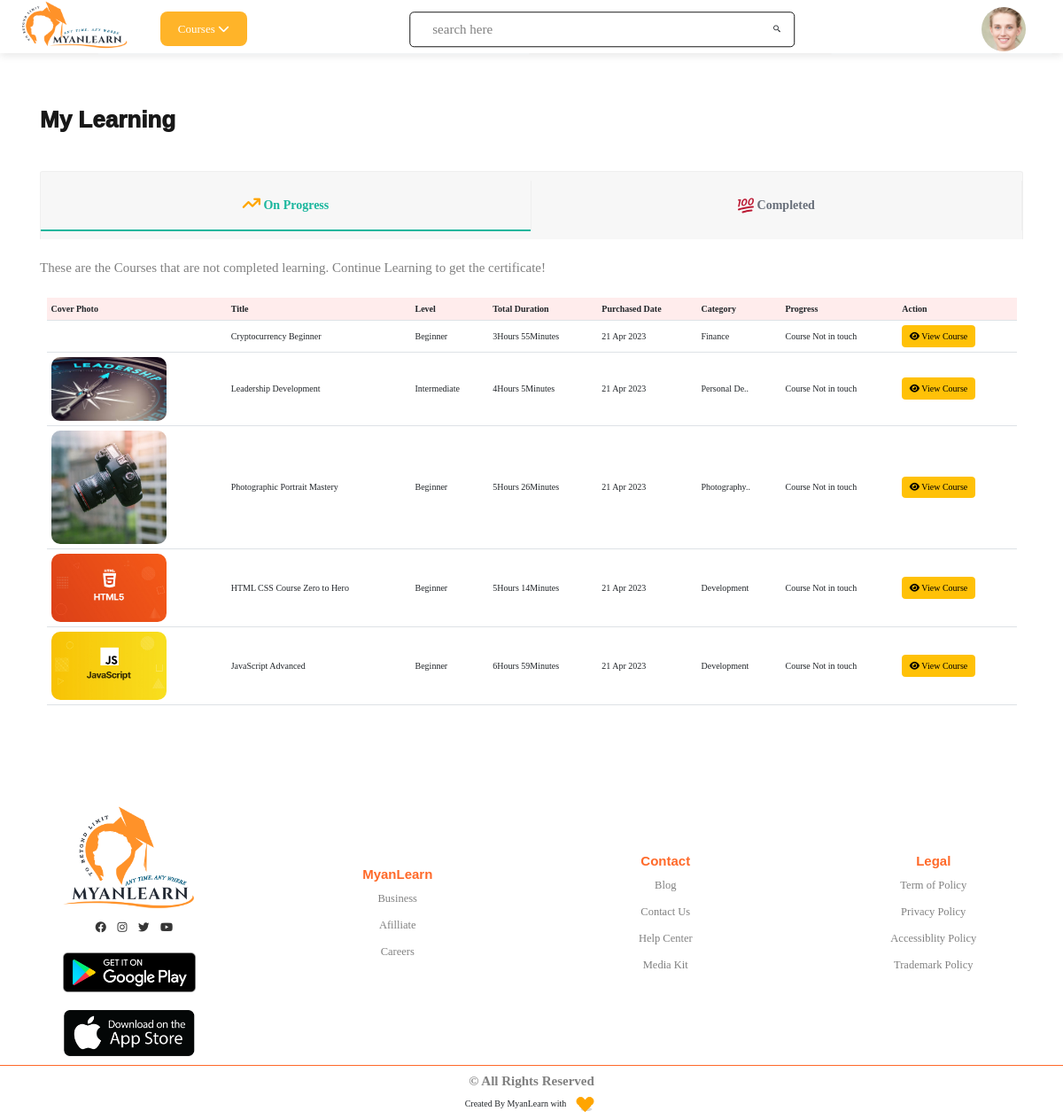
Page /purchasedcourse.php (signed in) on the committed database.
### tables this page shows
CREATE TABLE `users` (
  `user_id` int(11) NOT NULL,
  `unique_id` int(200) NOT NULL,
  `fullName` varchar(255) NOT NULL,
  `email` varchar(255) NOT NULL,
  `password` varchar(255) NOT NULL,
  `confirmPassword` varchar(255) NOT NULL,
  `image` varchar(400) NOT NULL DEFAULT 'assets/images/DefaultProfile.jpg',
  `status` varchar(255) NOT NULL,
  `about` text NOT NULL,
  `job` varchar(255) NOT NULL,
  `contact_phone` varchar(255) NOT NULL,
  `contact_email` varchar(255) NOT NULL,
  `address` text NOT NULL,
  `twitter` varchar(255) NOT NULL,
  `facebook` varchar(255) NOT NULL,
  `youtube` varchar(255) NOT NULL,
  `linkedin` varchar(255) NOT NULL
);

CREATE TABLE `course` (
  `course_id` int(11) NOT NULL,
  `course_unique_id` varchar(250) NOT NULL,
  `course_title` varchar(250) NOT NULL,
  `course_subtitle` varchar(250) NOT NULL,
  `course_description` longtext NOT NULL,
  `course_requirement` text NOT NULL,
  `course_langugae` varchar(20) NOT NULL,
  `course_level` varchar(20) NOT NULL,
  `course_category` varchar(250) NOT NULL,
  `course_subcategory` varchar(250) NOT NULL,
  `course_teaching_outcome` longtext NOT NULL,
  `course_date` date NOT NULL,
  `course_latest_date` date NOT NULL,
  `course_status` varchar(20) NOT NULL,
  `course_price` varchar(250) NOT NULL,
  `preview_image` varchar(250) NOT NULL,
  `preview_video` varchar(250) NOT NULL,
  `instructor_id` int(11) NOT NULL
);

CREATE TABLE `purchasedetail` (
  `purchase_unique_id` varchar(255) NOT NULL,
  `course_id` int(11) NOT NULL,
  `course_price` varchar(255) NOT NULL,
  `user_unique_id` varchar(255) NOT NULL,
  `instructor_unique_id` varchar(255) NOT NULL,
  `purchase_day` int(11) NOT NULL,
  `purchase_month` varchar(25) NOT NULL,
  `purchase_year` int(11) NOT NULL,
  `purchase_time` timestamp NOT NULL DEFAULT current_timestamp()
);

CREATE TABLE `category` (
  `category_id` int(11) NOT NULL,
  `category_name` varchar(100) NOT NULL,
  `status` varchar(10) NOT NULL
);

### purchasedcourse.php (the view, shortened to what the rows shown need)
<?php
include('header.php');
?>
<!DOCTYPE html>
<html>
<head>
    <link rel="stylesheet" href="assets/css/vendor/bootstrap.min.css">
    <link rel="stylesheet" href="assets/css/vendor/icomoon.css">
    <link rel="stylesheet" href="assets/css/vendor/remixicon.css">
    <link rel="stylesheet" href="assets/css/vendor/lightbox.min.css">
    <link rel="stylesheet" href="assets/css/vendor/jqueru-ui-min.css">
    <link rel="stylesheet" href="assets/css/checkout.css">
    <link rel="stylesheet" href="assets/css/app.css">
    <link rel="stylesheet" href="https://cdnjs.cloudflare.com/ajax/libs/twitter-bootstrap/5.2.0/css/bootstrap.min.css">
    <link rel="stylesheet" href="https://cdn.datatables.net/1.13.1/css/dataTables.bootstrap5.min.css">
    <link rel="stylesheet" type="text/css"
        href="https://cdn.datatables.net/responsive/2.4.0/css/responsive.dataTables.min.css" />
</head>
<body class="sticky-header ">
    <div id="main-wrapper" class="main-wrapper">
        <section class="checkout-page-area section-gap-equal" style="padding: 60px 0;">
            <div class="container">
                <div class="row row--15">
                    <div class="col-lg-12">
                        <div class="checkout-billing">
                            <div class="tab-content" id="myTabContent">
                                <div class="active" id="credit_method_tab" role="tabpanel" style="display:block;">
                                    <?php
                                    $UserUniqueId = $_SESSION['unique_id'];
                                    $sql = "SELECT * FROM purchasedetail WHERE user_unique_id = {$UserUniqueId}  ORDER BY purchase_time DESC";
                                    $query = mysqli_query($conn, $sql);
                                    $countPurchase = mysqli_num_rows($query);
                                    if ($countPurchase == 0) {
                                        echo "<p style='font-weight:600; font-size:18px; margin-bottom: 20px; color:#666666;'>Currently, there is no Course !</p>";
                                    } else {
                                        ?>
                                        <div class="container dataTable">
                                            <div class="row">
                                                <div class="mb-4 mt-3" style="overflow-x:auto;">
                                                    <table id="example" class="display table table-responsive hover"
                                                        style="width:100%">
                                                        <tbody>
                                                            <thead style="background-color: #FFECEC;">
                                                                <tr class="trProgress">
                                                                    <th class="CoverPhoto">Cover Photo</th>
                                                                    <th>Title</th>
                                                                    <th>Level</th>
                                                                    <th>Total Duration</th>
                                                                    <th>Purchased Date</th>
                                                                    <th>Category</th>
                                                                    <th>Progress</th>
                                                                    <th>Action</th>
                                                                </tr>
                                                            </thead>
                                                            <?php
                                                            $countProgressCourse = 0;
                                                            for ($z = 0; $z < $countPurchase; $z++) {
                                                                $arrPurCourse = mysqli_fetch_array($query);
                                                                $PurCourseId = $arrPurCourse['course_id'];
                                                                $sqlCourse = "SELECT * FROM course WHERE course_id = '$PurCourseId'";
                                                                $queryCourse = mysqli_query($conn, $sqlCourse);
                                                                $arrCourse = mysqli_fetch_array($queryCourse);
                                                                $courseUniqueId = $arrCourse['course_unique_id'];
                                                                $checkComplete = "SELECT * FROM certificate_completion WHERE course_unique_id = '$courseUniqueId' && user_unique_id = '$UserUniqueId' ";
                                                                $queryComplete = mysqli_query($conn, $checkComplete);
                                                                $countComplete = mysqli_num_rows($queryComplete);
                                                                if ($countComplete < 1)
                                                                {
                                                                    $categorySelect = "SELECT * from category WHERE category_id = {$arrCourse['course_category']};";
                                                                    $queryCat = mysqli_query($conn, $categorySelect);
                                                                    $arrCat = mysqli_fetch_array($queryCat);
                                                                    $SelectCourseVideo = "SELECT * FROM coursevideo
                                                                                      WHERE course_id={$PurCourseId} ";
                                                                    $runSelectCourseVideo = mysqli_query($conn, $SelectCourseVideo);
                                                                    $countvideo = mysqli_num_rows($runSelectCourseVideo);
                                                                    $TotalDuration = 0;
                                                                    for ($l = 1; $l <= $countvideo; $l++) {
                                                                        $arrCourseVideo = mysqli_fetch_array($runSelectCourseVideo);
                                                                        $Duration = intval($arrCourseVideo['runTime']);
                                                                        $TotalDuration = $TotalDuration + $Duration;
                                                                    }
                                                                    $TotalDurationHours = floor($TotalDuration / 60) . 'Hours ' . ($TotalDuration % 60) . 'Minutes';
                                                                    $SelectTotalQuizPack = "SELECT * FROM quizpackage
                                                                                         WHERE course_id={$PurCourseId} ";
                                                                    $runTotalQuizPack = mysqli_query($conn, $SelectTotalQuizPack);
                                                                    $countQuizPack = mysqli_num_rows($runTotalQuizPack);
                                                                    $SelectCourseVdo = "SELECT * FROM coursevideo
                                                                                    WHERE course_id='$PurCourseId' ";
                                                                    $runTotalVdo = mysqli_query($conn, $SelectCourseVdo);
                                                                    $arrCourseVdo = mysqli_fetch_array($runTotalVdo);
                                                                    $countTotalVdo = mysqli_num_rows($runTotalVdo);
                                                                    $totalCourseMaterial = $countQuizPack + $countTotalVdo;
                                                                    $TotalComplete = "SELECT * FROM coursecomplete
                                                                                    Where course_unique_id = '$courseUniqueId' && user_unique_id ='" . $_SESSION['unique_id'] . "' ";
                                                                    $runTotalComplete = mysqli_query($conn, $TotalComplete);
                                                                    $countTotalComplete = mysqli_num_rows($runTotalComplete);
                                                                    $TotalComplete100 = $countTotalComplete * 100;
                                                                    $PercentageComplete = $TotalComplete100 / $totalCourseMaterial;
                                                                    echo "<tr>";
                                                                    if ($arrCourse['preview_image'] == "" || $arrCourse['preview_image'] == null) {
                                                                        echo "<td><img src='assets/images/PreviewImage.jpg' alt='' style='width:130px; border-radius:10px;'></td>";
                                                                    } else {
                                                                        echo "<td><img src='" . $arrCourse['preview_image'] . "' alt='' style='width:130px;border-radius:10px;'></td>";
                                                                    }
                                                                    echo "<td>" . $arrCourse['course_title'] . "</td>";
                                                                    echo "<td>" . $arrCourse['course_level'] . "</td>";
                                                                    echo "<td>$TotalDurationHours</td>";
                                                                    echo "<td>" . date("d M Y", strtotime($arrPurCourse['purchase_time'])) . "</td>";
                                                                    echo '<td>' . ((strlen($arrCat['category_name']) > 11) ? substr($arrCat['category_name'], 0, 11) . '..' : $arrCat['category_name']) . '</td>';
                                                                    echo "<td>" . (($PercentageComplete == 0) ? "Course Not in touch" : $PercentageComplete . "%") . "</td>";
                                                                    echo "<td><a href='CourseWatch.php?CourseID=" . $PurCourseId . "&videoUniqueId=" . $arrCourseVdo['video_unique_id'] . "' class='btn btn-warning'><i class='fas fa-eye'></i> View Course</a></td>";
                                                                    echo "</tr>";
                                                                    echo "</tbody>";
                                                                } else {
                                                                    $countProgressCourse += 1;
                                                                }
                                                            }
                                                                ?>
                                                    </table>
                                                </div>
                                            </div>
                                        </div>
                                        <?php
                                    }
                                    ?>
                                </div>
                            </div>
                        </div>
                    </div>
                </div>
            </div>
    </div>
    <?php include_once "footer.php"; ?>
</body>
</html>

### header.php (shortened to what the rows shown need)
<!DOCTYPE html>
<html lang="en">
<head>
    <link rel="stylesheet" href="assets/css/homes.css">
    <link rel="stylesheet" href="assets/css/variable.css">
    <link href='https://unpkg.com/boxicons@2.1.4/css/boxicons.min.css' rel='stylesheet'>
    <link rel="stylesheet" href="https://cdnjs.cloudflare.com/ajax/libs/font-awesome/6.2.1/css/all.min.css">
    <link rel="stylesheet" href="assets/vendor/Fontawesome-free/css/all.min.css">
    <link href="assets/vendor/bootstrap/css/bootstrap.min.css" rel="stylesheet">
    <link href="assets/vendor/bootstrap-icons/bootstrap-icons.css" rel="stylesheet">
    <link href="assets/vendor/swiper/swiper-bundle.min.css" rel="stylesheet">
    <link href="assets/vendor/glightbox/css/glightbox.min.css" rel="stylesheet">
    <link href="assets/vendor/aos/aos.css" rel="stylesheet">
</head>
<body>
    <div class="navBar">
        <?php
        include_once "config.php";
        $sql = mysqli_query($conn, "Select * From users Where unique_id = {$_SESSION['unique_id']}");
        if (mysqli_num_rows($sql) > 0) {
            $row = mysqli_fetch_assoc($sql);
        }
        ?>
        <div class="topbar">
            <div class="user">
                <img src="<?php echo $row['image'] ?>" alt="" class="profileImage">
            </div>
        </div>
    </div>
</body>
</html>

### rows in the picture
users: image (picture)
course: course_title "Cryptocurrency Beginner", course_level "Beginner"
purchasedetail: purchase_time "21 Apr 2023"
category: category_name "Finance"
course: preview_image (picture), course_title "Leadership Development", course_level "Intermediate"
purchasedetail: purchase_time "21 Apr 2023"
category: category_name "Personal De"
course: preview_image (picture), course_title "Photographic Portrait Mastery", course_level "Beginner"
purchasedetail: purchase_time "21 Apr 2023"
category: category_name "Photography"
course: preview_image (picture), course_title "HTML CSS Course Zero to Hero", course_level "Beginner"
purchasedetail: purchase_time "21 Apr 2023"
category: category_name "Development"
course: preview_image (picture), course_title "JavaScript Advanced", course_level "Beginner"
purchasedetail: purchase_time "21 Apr 2023"

### other values in the picture
$TotalDurationHours "3Hours 55Minutes"
$TotalDurationHours "4Hours 5Minutes"
$TotalDurationHours "5Hours 26Minutes"
$TotalDurationHours "5Hours 14Minutes"
$TotalDurationHours "6Hours 59Minutes"
